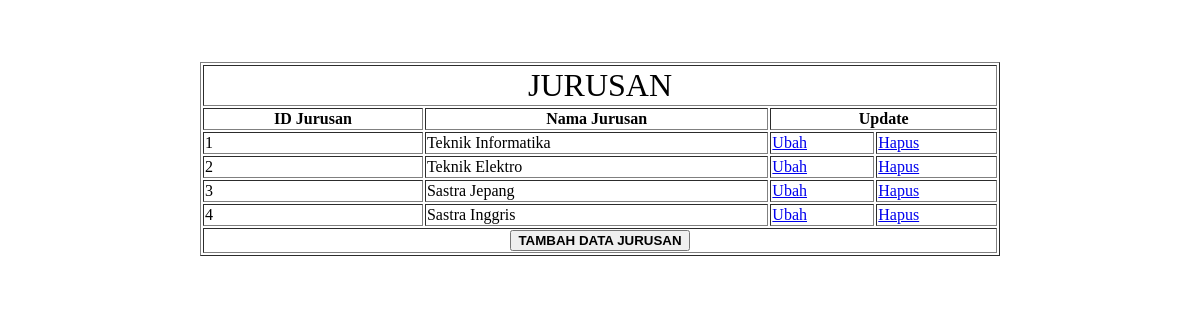
The page /10118033_Akademik/Jurusan.php on the database its author committed.
### tables this page shows
CREATE TABLE `jurusan` (
  `id_jurusan` int(3) NOT NULL,
  `nama_jurusan` varchar(30) DEFAULT NULL
);

### 10118033_Akademik/Jurusan.php (the view, shortened to what this page needs)
<?php
include_once("config.php");
$result = mysqli_query($mysqli, "SELECT * FROM jurusan ORDER BY id_jurusan");
?>
<html>
<head>
<link href="CSS.css" rel="stylesheet" type="text/css">
</head>
<body background="Space.jpg">
<br><br><br>
<table class="li" background="white.png" align="center" border="1" width="800">
	<tr>
		<td colspan="4"><p class="Judul" align="center">JURUSAN</p></td>
	</tr>
	<tr>
        <th>ID Jurusan</th> <th>Nama Jurusan</th> <th colspan="2">Update</th>
    </tr>
    <?php
    while($user_data = mysqli_fetch_array($result)) {
        echo "<tr>";
		echo "<td>".$user_data['id_jurusan']."</td>";
        echo "<td>".$user_data['nama_jurusan']."</td>";
		echo "<td><a href='EditJurusan.php?id_jurusan=$user_data[id_jurusan]'>Ubah</a></td>";
		echo "<td><a href='DeleteJurusan.php?id_jurusan=$user_data[id_jurusan]'>Hapus</a></td></tr>";
    }
    ?>
	<tr>
		<td colspan="4" align="center"><a href="TambahJurusan.php"><button><b>TAMBAH DATA JURUSAN</b></button></a></td>
	</tr>
</table>
</body>
</html>

### 10118033_Akademik/CSS.css (style rules this page uses)
.Judul { font-family : Capture it; font-size : xx-large; }
.li { font-family : Calibri; }

### rows shown on the page
jurusan: id_jurusan "1", nama_jurusan "Teknik Informatika"
jurusan: id_jurusan "2", nama_jurusan "Teknik Elektro"
jurusan: id_jurusan "3", nama_jurusan "Sastra Jepang"
jurusan: id_jurusan "4", nama_jurusan "Sastra Inggris"
